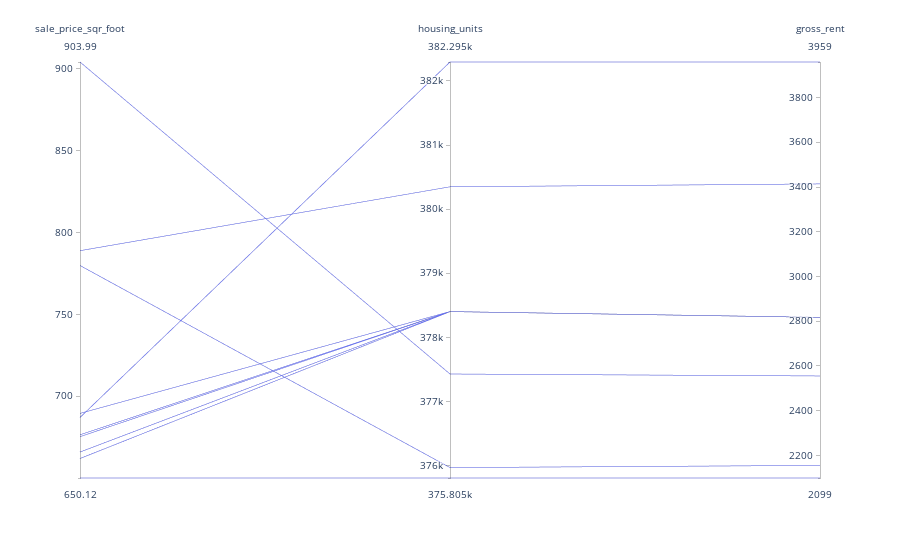

The notebook cell this image was saved under:
### Markdown cell above
## Parallel Coordinates and Parallel Categories Analysis

In this section, you will use plotly express to create parallel coordinates and parallel categories visualizations so that investors can interactively filter and explore various factors related to the sales price of the neighborhoods. 

Using the DataFrame of Average values per neighborhood (calculated above), create the following visualizations:
1. Create a Parallel Coordinates Plot
2. Create a Parallel Categories Plot

### Code cell
# Parallel Coordinates Plot
px.parallel_coordinates(sfo_df_top)

### Figure 1 — Plotly figure (JSON) as saved in the notebook; plotly's stock layout.template omitted (floating-point values rounded to 4 significant figures)
{"data": [{"dimensions": [{"label": "sale_price_sqr_foot", "values": [904.0, 788.8, 779.8, 689.6, 687.1, 676.5, 675.4, 666.0, 662.0, 650.1]}, {"label": "housing_units", "values": [377400.0, 380348, 376000.0, 378401, 382295, 378401, 378401, 378401, 378401, 375805]}, {"label": "gross_rent", "values": [2555.0, 3414, 2155.0, 2817.0, 3959, 2817.0, 2817.0, 2817.0, 2817.0, 2099]}], "domain": {"x": [0, 1], "y": [0, 1]}, "name": "", "type": "parcoords"}], "layout": {"legend": {"tracegroupgap": 0}, "margin": {"t": 60}}}
